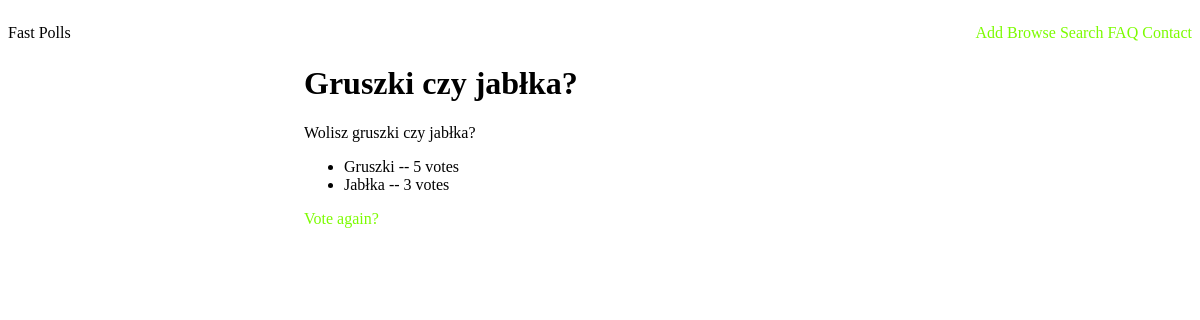
Before: /polls/2/results with the older database file.
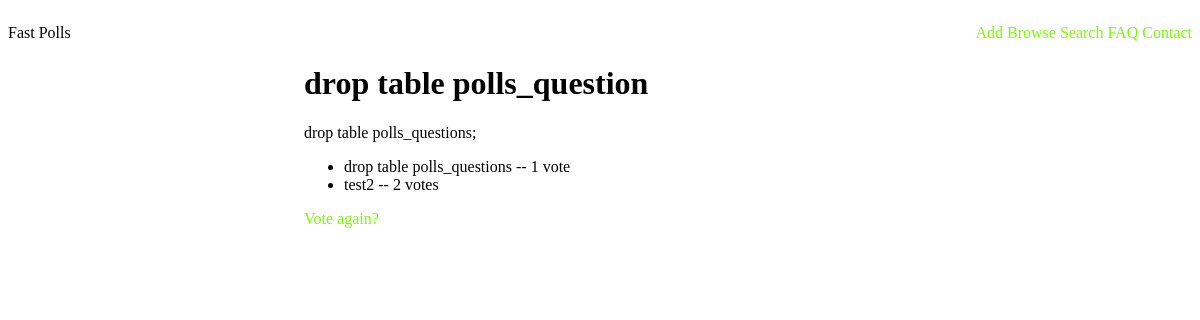
After: the same page with the newer database file.
### polls/models.py (models this page shows, shortened)
class Question(models.Model):
    title = models.CharField(max_length=100)
    question_text = models.CharField(max_length=300)
    pub_date = models.DateTimeField('Publication Date')

class Choice(models.Model):
    question = models.ForeignKey(Question)
    choice_text = models.CharField(max_length=300)
    votes = models.IntegerField(default=0)

### polls/views.py (the view)
# urls.py: url(r'^(?P<question_id>[0-9]+)/results$', views.results, name='results'),
def results(request, question_id):
    question = get_object_or_404(Question, pk=question_id)
    return render(request, 'polls/results.html', {'question': question})

### templates/polls/results.html
{% extends 'fast_polls/base.html' %}
{% block main %}
    <h1>{% block title %}{{ question.title }}{% endblock %}</h1>
    <p>{{ question.question_text }}</p>
        <ul>
            {% for choice in question.choice_set.all %}
                <li>{{ choice.choice_text }} -- {{ choice.votes }} vote{{ choice.votes|pluralize }}</li>
            {% endfor %}
        </ul>
    <a href="{% url 'polls:vote' question.id %}">Vote again?</a>
{% endblock %}

Changed rows visible on the page:
no longer on this page (row edited): Choice: choice_text "Gruszki", votes "5"
changed Question: title "Gruszki czy jabłka?" → "drop table polls_question"; question_text "Wolisz gruszki czy jabłka?" → "drop table polls_questions;"
changed Choice: choice_text "Jabłka" → "drop table polls_questions"; votes "3" → "1"
added Choice: choice_text "test2", votes "2"
